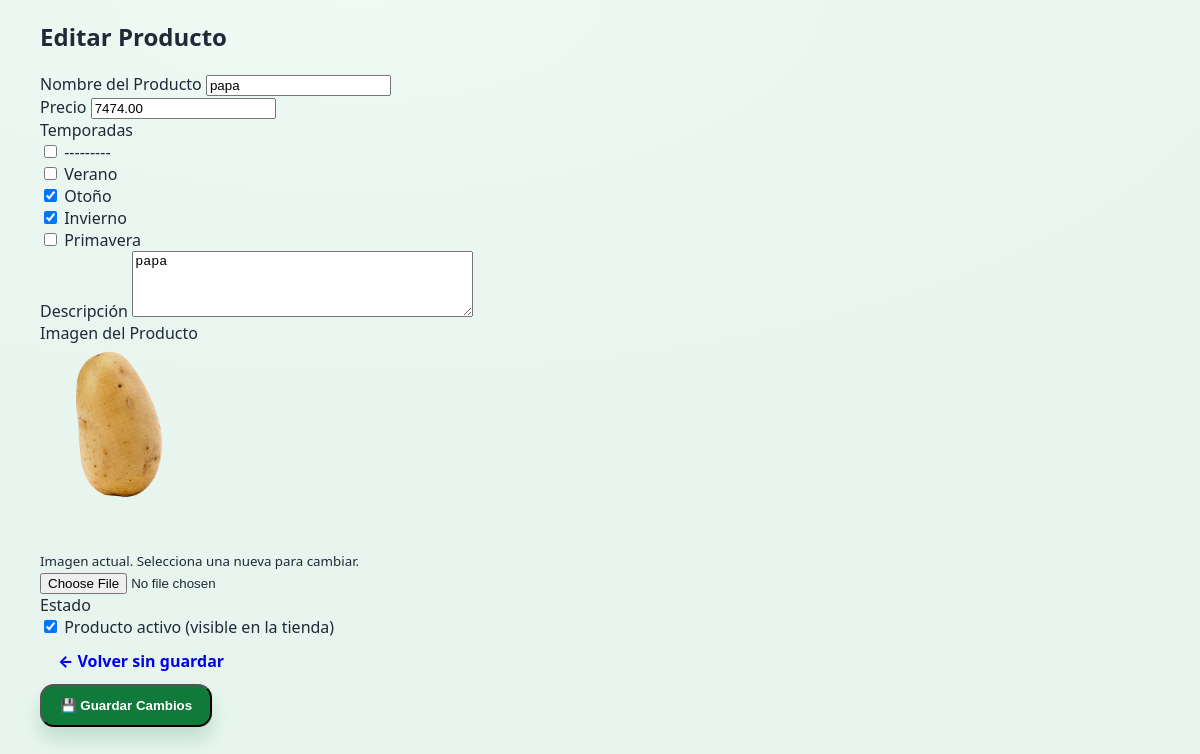
Screenshot of /panel/catalogo/editar/1/ (signed in) with the database file from the repository.
### panel/models.py (models this page shows, shortened)
class Producto(models.Model):
    TEMPORADAS = [
        ("verano", "Verano"),
        ("otoño", "Otoño"),
        ("invierno", "Invierno"),
        ("primavera", "Primavera"),
    ]
    usuario = models.ForeignKey(User, on_delete=models.CASCADE)
    nombre = models.CharField(max_length=100)
    precio = models.DecimalField(max_digits=10, decimal_places=2)
    descripcion = models.TextField()
    imagen = models.ImageField(upload_to='productos/')
    activo = models.BooleanField(default=True)
    temporadas = MultiSelectField(choices=TEMPORADAS, blank=True)

### panel/views.py (the view)
# urls.py: path('catalogo/editar/<int:producto_id>/', views.editar_producto, name='editar_producto'),
@login_required
def editar_producto(request, producto_id):
    producto = get_object_or_404(Producto, id=producto_id, usuario=request.user)
    if request.method == 'POST':
        form = ProductoForm(request.POST, request.FILES, instance=producto)
        if form.is_valid():
            form.save()
            return redirect('mi_panel')
    else:
        form = ProductoForm(instance=producto)
    return render(request, 'catalogo/editar_producto.html', {'form': form})

### panel/forms.py
class ProductoForm(forms.ModelForm):
    class Meta:
        model = Producto
        fields = ['nombre', 'precio', 'descripcion', 'imagen', 'activo', 'temporadas']
        widgets = {
            'nombre': forms.TextInput(attrs={'class': 'form-control'}),
            'precio': forms.NumberInput(attrs={'class': 'form-control', 'step': '0.01'}),
            'descripcion': forms.Textarea(attrs={'class': 'form-control', 'rows': 4}),
            'imagen': forms.FileInput(attrs={'class': 'form-control'}),
            'activo': forms.CheckboxInput(attrs={'class': 'form-check-input'}),
            'temporadas': forms.CheckboxSelectMultiple(attrs={'class': 'form-check-input'}),
        }

### panel/templates/catalogo/editar_producto.html (shortened to what this page needs)
{% extends 'base.html' %}
{% block content %}
<div class="container">
    <div class="row justify-content-center">
        <div class="col-md-8">
            <div class="card">
                <div class="card-header">
                    <h2> Editar Producto</h2>
                </div>
                <div class="card-body">
                    <form method="post" enctype="multipart/form-data">
                        <div class="mb-3">
                            <label for="{{ form.nombre.id_for_label }}" class="form-label">Nombre del Producto</label>
                            {{ form.nombre }}
                        </div>
                        <div class="mb-3">
                            <label for="{{ form.precio.id_for_label }}" class="form-label">Precio</label>
                            {{ form.precio }}
                        </div>
                        <div class="mb-3">
                            <label class="form-label">Temporadas</label>
                            {% for checkbox in form.temporadas %}
                                <div class="form-check">
                                    {{ checkbox.tag }}
                                    <label class="form-check-label">
                                        {{ checkbox.choice_label }}
                                    </label>
                                </div>
                            {% endfor %}
                        </div>
                        <div class="mb-3">
                            <label for="{{ form.descripcion.id_for_label }}" class="form-label">Descripción</label>
                            {{ form.descripcion }}
                        </div>
                        <div class="mb-3">
                            <label for="{{ form.imagen.id_for_label }}" class="form-label">Imagen del Producto</label>
                            <br>
                            {% if form.instance.imagen %}
                                <img src="{{ form.instance.imagen.url }}" alt="Imagen actual" class="img-thumbnail mb-2" style="max-height: 200px;">
                                <br>
                                <small class="text-muted">Imagen actual. Selecciona una nueva para cambiar.</small>
                                <br>
                            {% endif %}
                            {{ form.imagen }}
                        </div>
                        <div class="mb-3">
                            <label for="{{ form.activo.id_for_label }}" class="form-label">Estado</label>
                            <div class="form-check">
                                {{ form.activo }}
                                <label class="form-check-label" for="{{ form.activo.id_for_label }}">
                                    Producto activo (visible en la tienda)
                                </label>
                            </div>
                        </div>
                        <div class="d-flex justify-content-between">
                            <a href="{% url 'mi_panel' %}" class="btn btn-secondary">← Volver sin guardar</a>
                            <div>
                                <button type="submit" class="btn btn-primary">💾 Guardar Cambios</button>
                            </div>
                        </div>
                    </form>
                </div>
            </div>
        </div>
    </div>
</div>
{% endblock %}

### static/css/auka.css (style rules this page uses)
* { box-sizing: border-box; }
html, body { height: 100%; }
body { margin: 0; font-family: system-ui, -apple-system, Segoe UI, Roboto, Arial, sans-serif; color: #1f2937; background: radial-gradient(1200px 500px at 30% 0%, #eefaf3 0%, #eaf7f0 45%, #e7f5ee 100%); }
:root { --green: #0f7a3a; --green-2: #0b6a31; --mint: #eaf7f0; --text: #1f2937; --muted: #4b5563; --shadow: 0 16px 40px rgba(0,0,0,.12); --radius-xl: 26px; }
.container { width: min(1120px, calc(100% - 48px)); margin: 0 auto; }
.btn { display: inline-flex; align-items: center; justify-content: center; text-decoration: none; font-weight: 800; padding: 12px 18px; border-radius: 14px; transition: transform .12s ease, box-shadow .12s ease, background .12s ease, color .12s ease; }
.btn-primary { color: #fff; background: var(--green); box-shadow: 0 12px 18px rgba(15,122,58,.18); }

### rows the page displays
Producto: nombre "papa", precio "7474.00", descripcion "papa", instance.imagen (picture), activo "☑"

### other values shown
{{ checkbox.choice_label }} "---------" "Verano" "Otoño" "Invierno" "Primavera"
